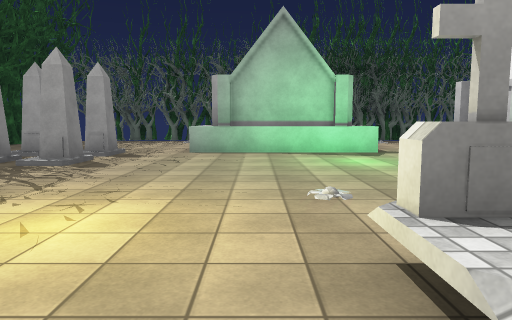
[1] (above)

19 first-person views from a walk through a Unity game level. The camera is 1.4 m above the floor, tilts 6° down and sees 70° across. The floor is counted in squares, 2 m on a side. Each view is taken from the middle of a square. On the plan, view 1 faces up. The plan holds only what a view shows up to about 11 squares ahead; the rest is blank. The place goes on beyond the plan. Surface patterns are stand-ins for the level's own textures.

[2]
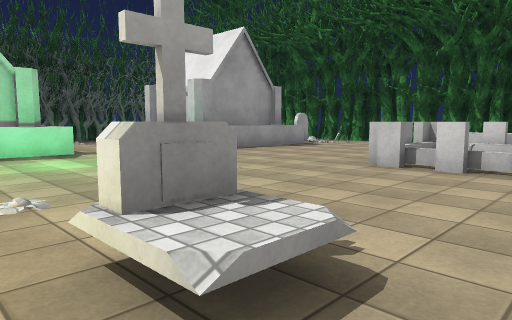

[3]
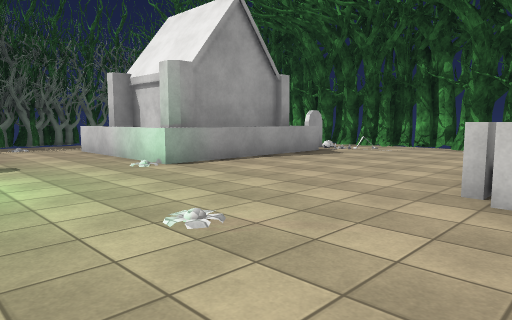

[4]
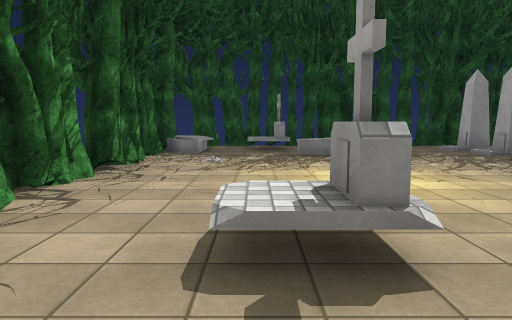

[5]
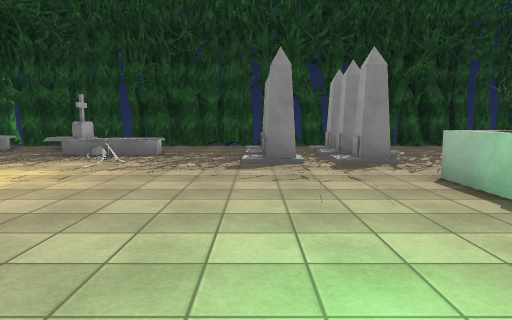

[6]
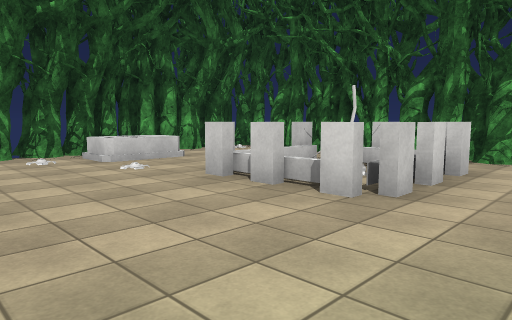

[7]
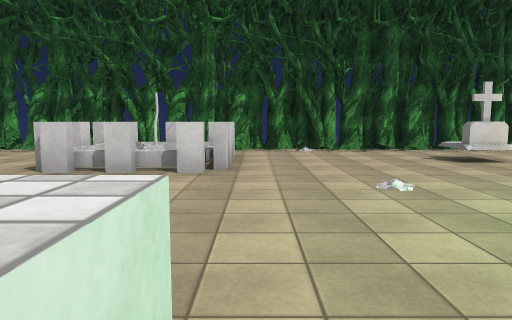

[8]
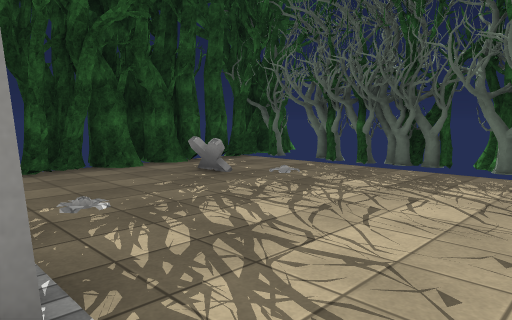

[9]
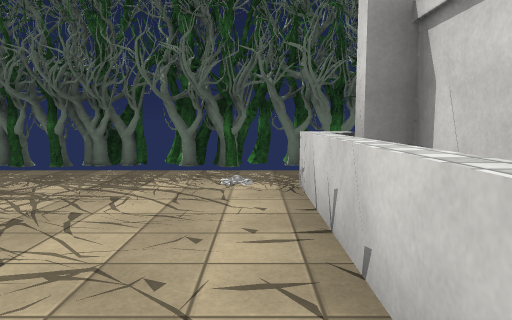

[10]
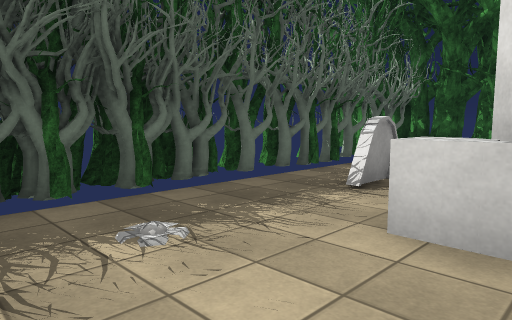

[11]
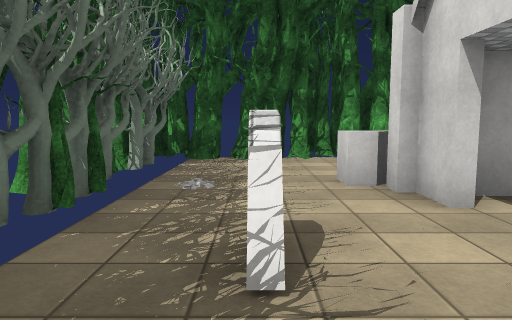

[12]
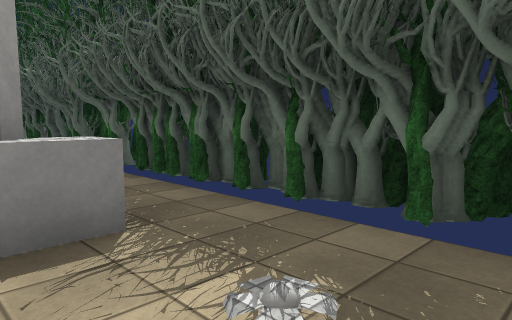

[13]
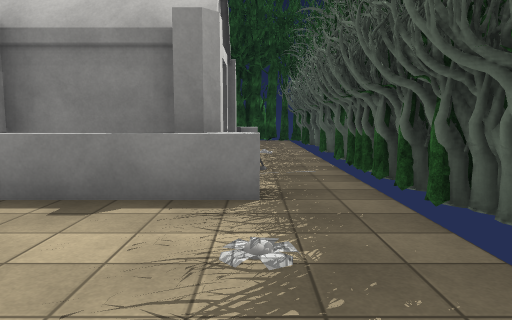

[14]
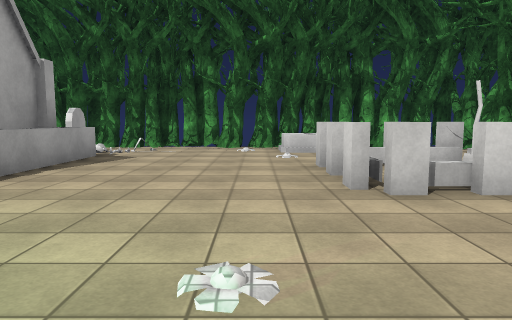

[15]
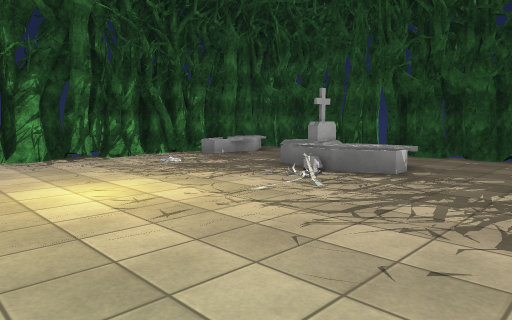

[16]
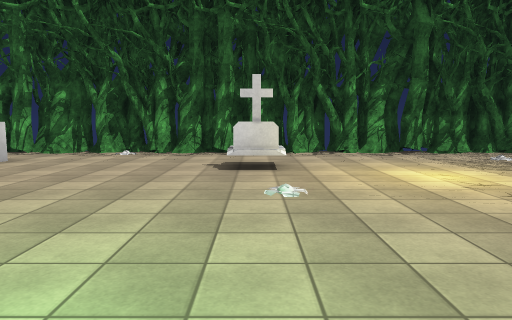

[17]
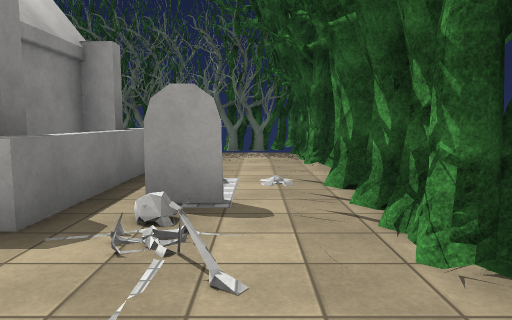

[18]
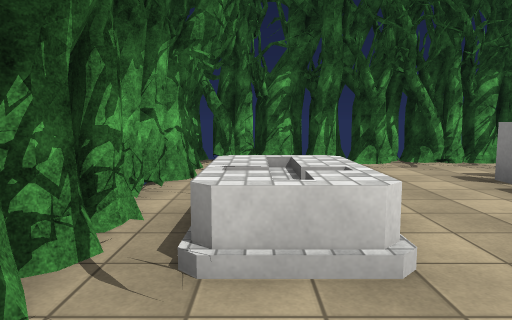

[19]
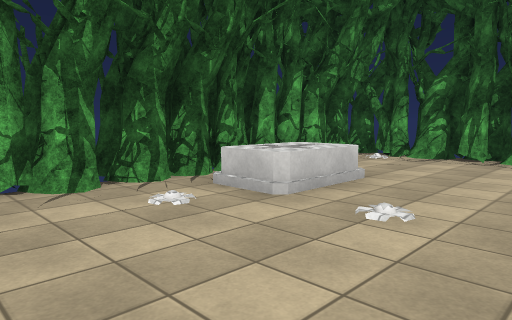

### Floor plan
Key: @ floor where view 1 was taken; # wall or solid block; . floor; ^ raised ledge; T tombstone; F flower; C coffin; S shovel; O other object.
Columns run from 8 left of view 1 to 13 right of it. Each row starts with its distance up from view 1.
 15 #                   #
 14 #OOOOO#OOOOOOOOOOOOO#
 13 ###......##.....#F  #
 12 #..O..F^. .#F..O....#
 11 #.O....## O^..#..^..#
 10 #......^# #...#.##..#
  9 #..F...####...#  #.F#
  8 #.TT.T........####T.##
  7 #............O....#O##
  6 #.TT.T...............#
  5 #...................##
  4 #..C.......F.......F##
  3 #..^C....F....OOOF.T#
  2 #..C..........OOO..T#
  1 #.T......T....OSO...##
  0 ##^.O...@...........##
 -1 ###C....##.##.##.##O.#
 -2 ######################

Positions as (right, up) in squares from view 1, and headings:
1: (0, 0), facing up
2: (0, 0), facing up-right
3: (2, 2), facing up-right
4: (3, 1), facing left
5: (3, 6), facing left
6: (4, 6), facing down-right
7: (5, 8), facing down
8: (-2, 8), facing up-left
9: (-2, 8), facing up
10: (3, 10), facing up-right
11: (5, 12), facing right
12: (5, 11), facing up-left
13: (6, 12), facing left
14: (2, 4), facing right
15: (0, 6), facing down-left
16: (1, 7), facing down
17: (11, 5), facing up
18: (11, 5), facing down
19: (8, 6), facing down-right
